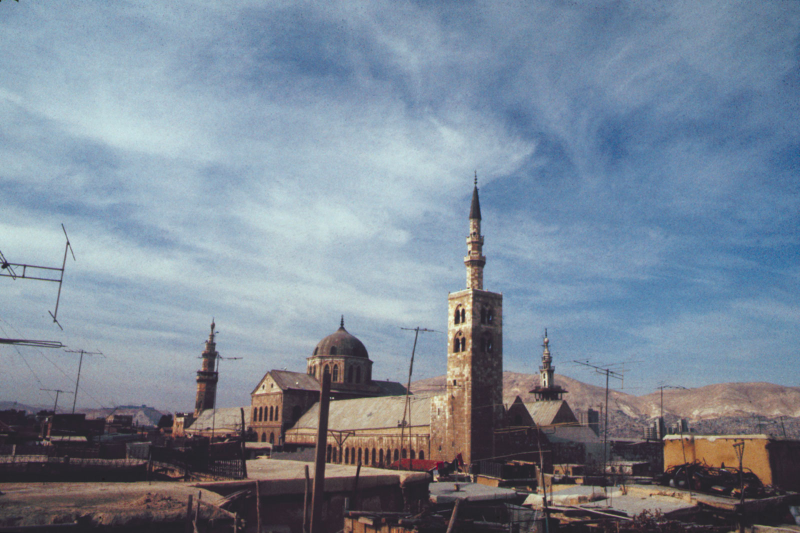
#> input picture src/app/assets/damascus.jpg, 1600 x 1066 px (shown at 1/2 size)
$ python teaser.py --input ../src/app/assets/damascus.jpg
#> lines starting #> are read from the running program, lines starting #| are printed output that depends on the picture
import argparse

from pdf2image import convert_from_path
from PIL import Image

if __name__ == '__main__':
    parser = argparse.ArgumentParser(description='Combine multiple images into a teaser image')
    parser.add_argument('--input', type=str, help='Path to the input PDF files', nargs='+')
    args = parser.parse_args()

    w, h = 800, 800

    images = []
    for i, input in enumerate(args.input):
        image = Image.open(input)
#> image is the input picture: PIL image 1600x1066 RGB; mean R, G, B 123.5, 136.5, 151.8
        img_w, img_h = image.size
#> img_w = 1600; img_h = 1066
        if img_w < w and img_h < h:
            pos_x = (w - img_w) // 2
            pos_y = (h - img_h) // 2
            images.append((i * w + pos_x, pos_y, image))
        else:
            images.append((w * i, 0, image.resize((w, h))))

    total_width = w * len(images)
#> total_width = 800
    teaser = Image.new('RGB', (w * len(images), h), (255, 255, 255))
#> teaser: PIL image 800x800 RGB; every value is 255

    for x, y, img in images:
        teaser.paste(img, (x, y))
#> this loop made 1 pass
#> (x, y) on pass 1: (0, 0)
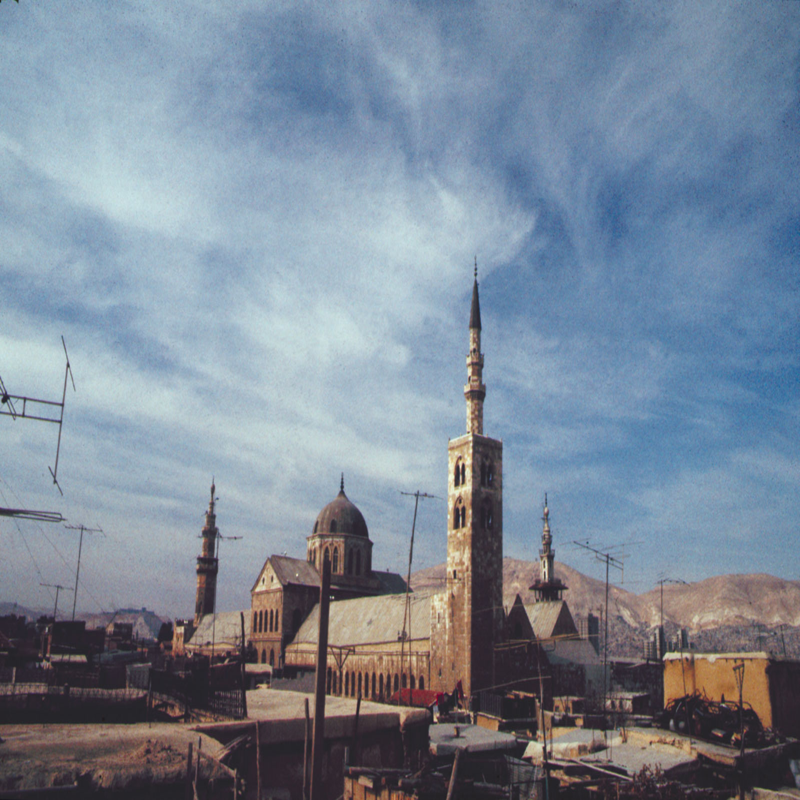
#> teaser: PIL image 800x800 RGB; mean R, G, B 123.5, 136.5, 151.8

    teaser.convert('RGB').save('teaser.png')
